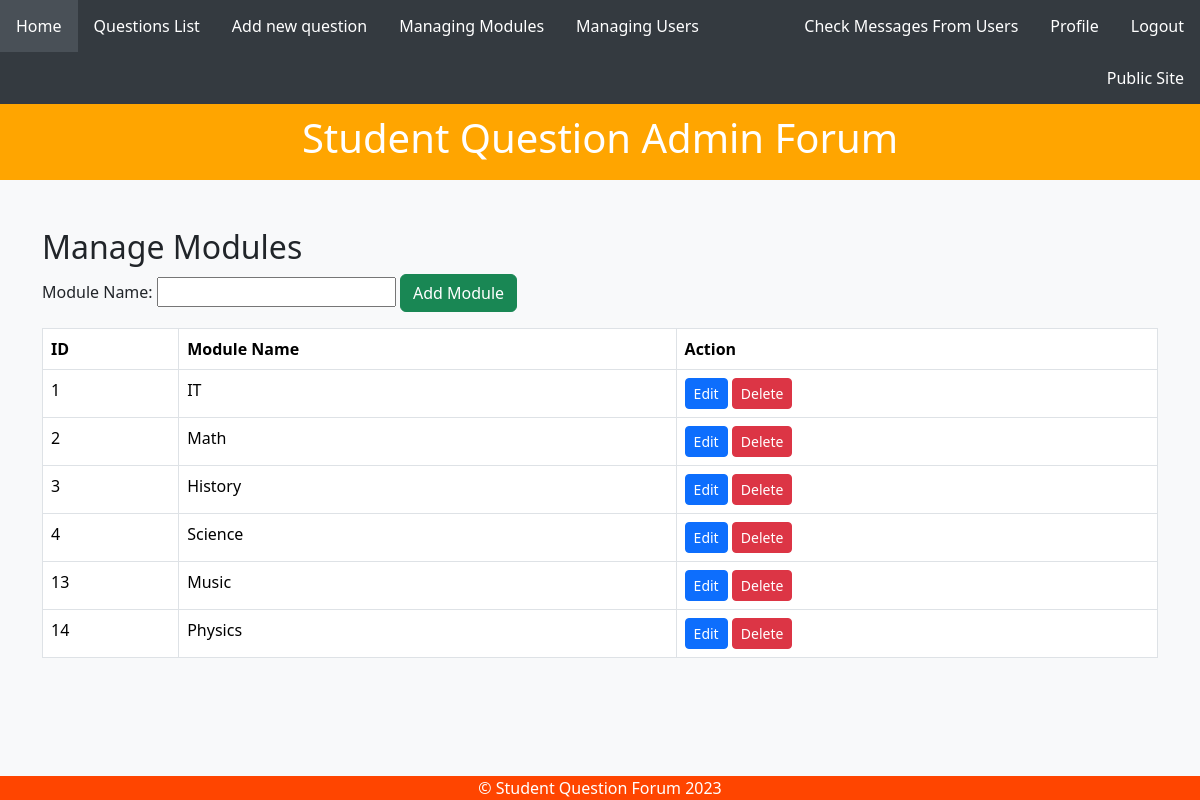
/admin/manage_modules.php (signed in), run on the app's committed database.
### tables this page shows
CREATE TABLE `modules` (
  `id` int(11) NOT NULL,
  `ModuleName` varchar(255) NOT NULL
);

### admin/manage_modules.php (called while the page is built, shortened)
<?php
include '../includes/DatabaseConnection.php';
include '../includes/DatabaseFunctions.php';
$modules = allModules($pdo);
include '../templates/manage_modules.html.php';
$output = ob_get_clean();
include '../templates/adminlayout.html.php';
?>

### includes/DatabaseFunctions.php (called while the page is built, shortened)
<?php
function query($pdo, $sql, $parameters = []) {
    $query = $pdo->prepare($sql);
    $query->execute($parameters);
    return $query;
}
function allModules($pdo) {
    $modules = query($pdo, 'SELECT * FROM modules');
    return $modules->fetchAll();
}
?>

### templates/manage_modules.html.php (the view, shortened to what this page needs)
<!DOCTYPE html>
<html lang="en">
<head>
    <link href="https://cdn.jsdelivr.net/npm/bootstrap@5.3.2/dist/css/bootstrap.min.css" rel="stylesheet">
</head>
<body class="bg-light">
    <div class="container mt-5">
        <h2>Manage Modules</h2>
        <form action="add_modules.php" method="post" class="mb-3">
            <label for="module_name">Module Name:</label>
            <input type="text" name="module_name" required>
            <button type="submit" class="btn btn-success">Add Module</button>
        </form>
        <table class="table table-bordered">
            <thead>
                <tr>
                    <th>ID</th>
                    <th>Module Name</th>
                    <th>Action</th>
                </tr>
            </thead>
            <tbody>
                <?php foreach ($modules as $module): ?>
                    <tr>
                        <td><?= htmlspecialchars($module['id'], ENT_QUOTES, 'UTF-8') ?></td>
                        <td><?= htmlspecialchars($module['ModuleName'], ENT_QUOTES, 'UTF-8') ?></td>
                        <td>
                            <a href="edit_modules.php?id=<?= $module['id'] ?>" class="btn btn-primary btn-sm">Edit</a>
                            <a href="delete_modules.php?id=<?= $module['id'] ?>" class="btn btn-danger btn-sm">Delete</a>
                        </td>
                    </tr>
                <?php endforeach; ?>
            </tbody>
        </table>
    </div>
</body>
</html>

### templates/adminlayout.html.php (shortened to what this page needs)
<!DOCTYPE html>
<html lang="en">
<head>
    <link href="https://cdn.jsdelivr.net/npm/bootstrap@5.3.2/dist/css/bootstrap.min.css" rel="stylesheet">
</head>
<body>
    <?php include 'admintab.html.php'; ?>
    <header>
        <h1>Student Question Admin Forum</h1>
    </header>
    <main>
        <?=$output?>
    </main>
    <footer>&copy; Student Question Forum 2023</footer>
</body>
</html>

### templates/admintab.html.php (shortened to what this page needs)
<!DOCTYPE html>
<html lang="en">
<head>
    <link href="https://cdn.jsdelivr.net/npm/bootstrap@5.3.2/dist/css/bootstrap.min.css" rel="stylesheet">
</head>
<body>
    <nav>
        <ul>
            <li><a href="../admin/admin.php">Home</a></li>
            <li><a href="../admin/questions.php">Questions List</a></li>
            <li><a href="../admin/addquestions.php">Add new question</a></li>
            <li><a href="../admin/manage_modules.php">Managing Modules</a></li>
            <li><a href="../admin/user_table.php">Managing Users</a></li>
            <li style="float: right;"><a href="../admin/logout.php">Logout</a></li>
            <li style="float: right;"><a href="../admin/profile.php">Profile</a></li>
            <li style="float: right;"><a href="../admin/viewadminmessages.php">Check Messages From Users</a></li>
            <li style="float: right;"><a href="../index.php">Public Site</a></li>
        </ul>
    </nav>
</body>
</html>

### templates/adminlayout.html.php (style rules this page uses)
header { background-color: #ffa500; color: #ffffff; text-align: center; padding: 10px; }
main { padding-block-end: 50px; }
footer { background-color: #ff4500; color: #ffffff; text-align: center; padding: 0px; position: fixed; bottom: 0; width: 100%; }

### templates/admintab.html.php (style rules this page uses)
body { background-color: #f8f9fa; color: #495057; font-family: 'Arial', sans-serif; margin: 0; padding: 0; }
nav ul { list-style-type: none; margin: 0; padding: 0; background-color: #343a40; overflow: hidden; }
nav li { float: left; }
nav a { display: block; color: #ffffff; text-align: center; padding: 14px 16px; text-decoration: none; }

### data on the page
modules: id "1", ModuleName "IT"
modules: id "2", ModuleName "Math"
modules: id "3", ModuleName "History"
modules: id "4", ModuleName "Science"
modules: id "13", ModuleName "Music"
modules: id "14", ModuleName "Physics"
